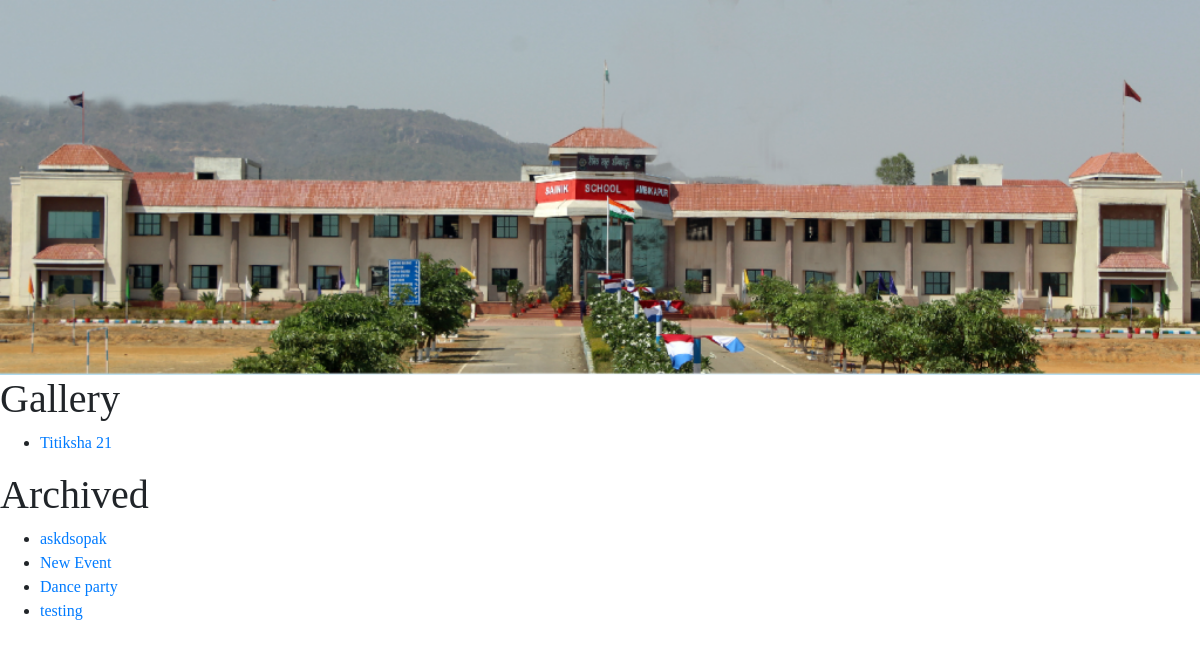
Page /gallery/ on the committed database.
### home/models.py (models this page shows)
class Event(models.Model):
    event_name = models.CharField(max_length=150)
    date = models.DateField(blank=True, null=True)
    active = models.BooleanField(default=False)

### home/views.py (the view)
# urls.py: path("gallery/", views.gallery, name="gallery"),
def gallery(request):
    gal_events = Event.objects.filter(active=True).order_by('-date')
    arch_events = Event.objects.filter(active=False).order_by('-date')
    return render(request, "home/gallery.html", {
        "gal_events":gal_events,
        "arch_events":arch_events,
    })

### home/templates/home/gallery.html (shortened to what this page needs)
{% extends 'home/layout.html' %}
{% load static %}
{% block body %}
    <h1>Gallery</h1>
    {% if gal_events is not None %}
    <ul>
        {% for event in gal_events %}
        <li><a href="{% url 'home:view_event' event_id=event.id %}">{{event.event_name}}</a></li>
        {% endfor %}
    </ul>
    {% endif %}
    {% if arch_events is not None %}
    <h1>Archived</h1>
    <ul>
        {% for event in arch_events %}
        <li><a href="{% url 'home:view_event' event_id=event.id %}">{{event.event_name}}</a></li>
        {% endfor %}
    </ul>
    {% endif %}
{% endblock %}

### home/static/home/styles.css (style rules this page uses)
body { font-family: 'Times New Roman', Times, serif !important; height: 100%; margin:0; padding:0; width:100%; }

### rows in the picture
Event: event_name "Titiksha 21"
Event: event_name "askdsopak"
Event: event_name "New Event"
Event: event_name "Dance party"
Event: event_name "testing"
